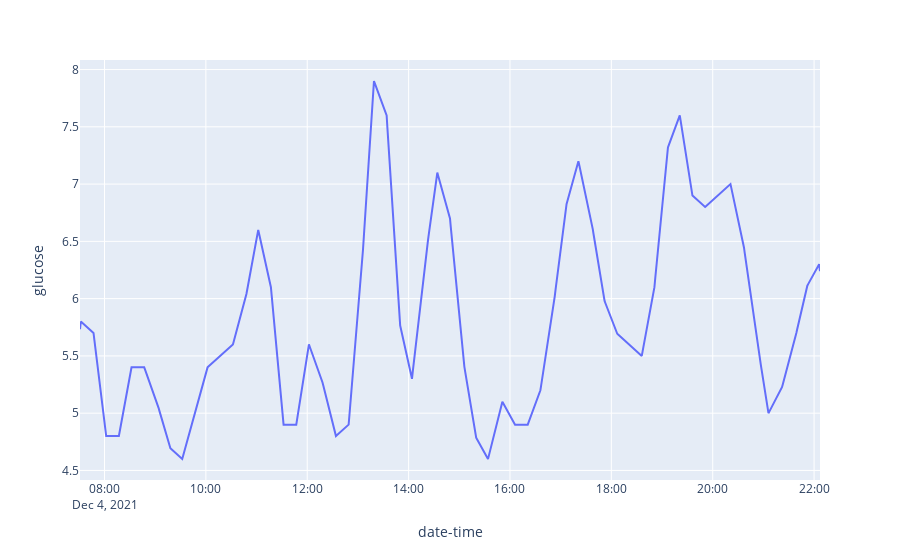

Notebook cell for this chart:
### Code cell
fig = px.line(
    cgm_df,
    x=cgm_df.index,
    y='glucose'
)
fig.show()

### Figure 1 — Plotly figure (JSON) as saved in the notebook; plotly's stock layout.template omitted (floating-point values rounded to 4 significant figures; data arrays with more than 128 entries replaced by an {"elided": "..."} marker saying what was removed)
{"data": [{"hovertemplate": "date-time=%{x}<br>glucose=%{y}<extra></extra>", "legendgroup": "", "line": {"color": "#636efa", "dash": "solid"}, "mode": "lines", "name": "", "orientation": "v", "showlegend": false, "type": "scatter", "x": {"elided": "877 str values"}, "xaxis": "x", "y": {"elided": "877 float values"}, "yaxis": "y"}], "layout": {"legend": {"tracegroupgap": 0}, "margin": {"t": 60}, "xaxis": {"anchor": "y", "domain": [0, 1], "title": {"text": "date-time"}}, "yaxis": {"anchor": "x", "domain": [0, 1], "title": {"text": "glucose"}}}}
